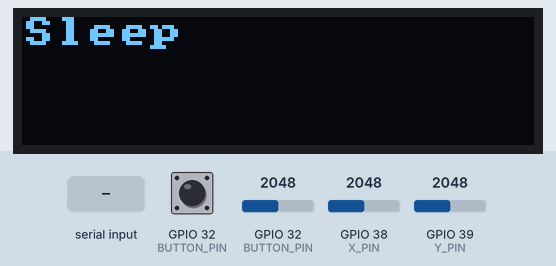
Recording of a sketch running on a simulated ESP32. Parts: 128×32 one-colour display. Inputs (shaded band) come from the test bench; at power-on: GPIO 32 (BUTTON_PIN) HIGH, GPIO 32 (BUTTON_PIN) = 2048, GPIO 38 (X_PIN) = 2048, GPIO 39 (Y_PIN) = 2048. Nothing arrives over Bluetooth unless stated.

Above: at 1.2 s.
1.3 s: "wearable\n" received over the second serial link
At 2.2 s:
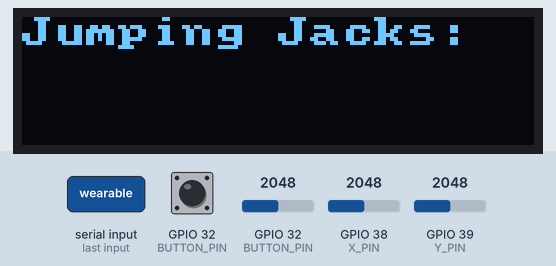
4.3 s: "wearable\n" received over the second serial link
At 6.8 s:
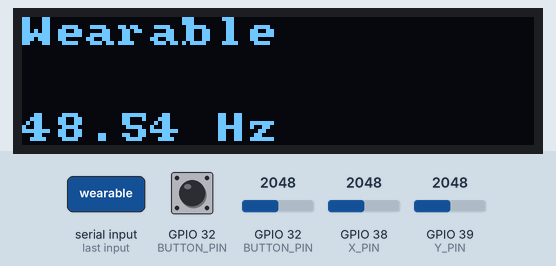
7.3 s: "1\n" received over the second serial link
At 8.5 s:
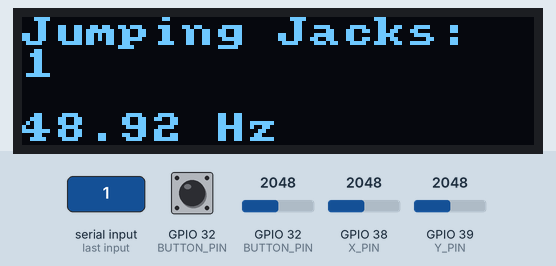
8.8 s: GPIO 32 (BUTTON_PIN) pulled LOW for 0.15 s
At 10.8 s:
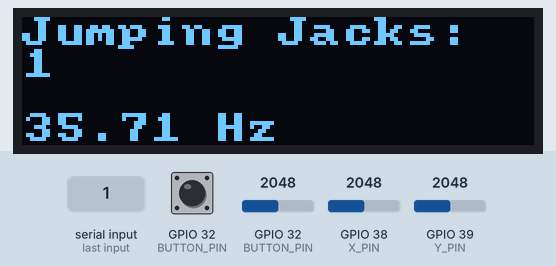
11.7 s: GPIO 32 (BUTTON_PIN) pulled LOW for 1 s
At 13.5 s:
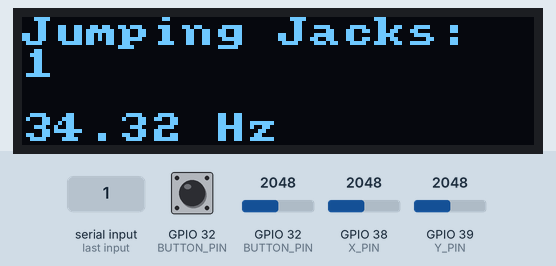
14.6 s: "sleep\n" received over the second serial link
At 15.2 s:
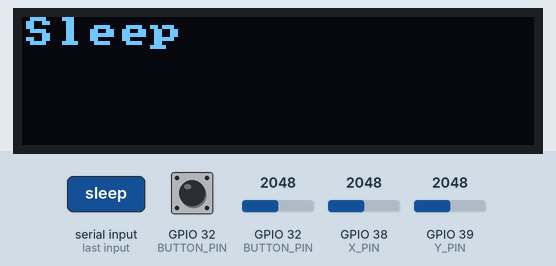
Timing chart, 0 to 17.1 s (numbered marks = the images above; inputs shaded):
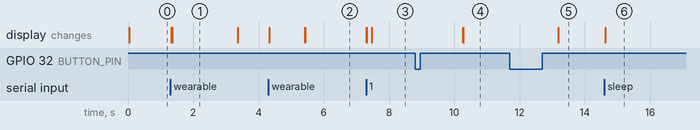

Measured:
- after the input at 1.3 s, the display: first changes at once (image 1 shows a later state)
- after the input at 4.3 s, the display: first changes at once (image 2 shows a later state)
- after the input at 7.3 s, the display: first changes at once (image 3 shows a later state)
- after the input at 8.8 s, the display: first changes after 1.5 s (image 4 shows a later state)
- after the input at 14.6 s, the display: first changes at once (image 6 shows a later state)
- what the display in image 1 shows lasts 2.0 s, from 1.4 s to 3.4 s

The sketch:

Challenge2JumpingJackCounter.ino
```cpp
int sampleTime = 0; // Time of last sample (in Sampling tab)
int ax = 0; int ay = 0; int az = 0; // Acceleration (from readAccelSensor())
bool saving;
int BUTTON_PIN = 32;

#define ARRAYSIZE 512

// Initialize the arrays as data buffers
int sampleTime1[ARRAYSIZE] = {};
int ax1[ARRAYSIZE] = {};
int ay1[ARRAYSIZE] = {};
int az1[ARRAYSIZE] = {};

void setup() {
  setupAccelSensor();
  setupCommunication();
  setupDisplay();
  saving = false;
  writeDisplay("Sleep", 0, true);
  pinMode(BUTTON_PIN, INPUT_PULLUP);
}

String command = "sleep";
String numStep = "0";
bool heldDown = false;
int buttonState;
int L1Norm;

void loop() {
  String command = receiveMessage();
  // Button Check
  buttonState = digitalRead(BUTTON_PIN);

  // If the button is pressed, send the information
  if (buttonState == LOW && heldDown == false) {
    heldDown = true;
    // Sends the information
    for (int i = 0; i < ARRAYSIZE; i++) {
      String response = String(sampleTime1[i]) + ",";
      response += String(ax1[i]) + "," + String(ay1[i]) + "," + String(az1[i]);
      sendMessage(response);
    }
  }
  // Used to make sure that it only sends information when the button is pressed
  // and not when it is held down
  else if (buttonState == HIGH) {
    heldDown = false;
  }

  //  States
  if (command == "sleep") {
    saving = false;
    writeDisplay("Sleep", 0, true);
  }
  else if (command == "wearable") {
    saving = true;
    writeDisplay("Wearable", 0, true);
  }

  // If the MCU is on, it'll check for changes in the counter
  // MCU entered the wearable state
  else if (saving == true) {
    // Only updates display if the number of Jumping Jacks Count changes
    if (numStep != command) {
      String message = String("Jumping Jacks: ,") + command;
      writeDisplayCSV(message, 1);
      numStep = command;
    }
  }

// If the MCU is collecting accelerometer information
  if (saving && sampleSensors()) {
    //  Save data in arrays
    for (int i = 1; i < ARRAYSIZE; i++) {
      sampleTime1[i - 1] = sampleTime1[i];
    }
    sampleTime1[ARRAYSIZE - 1] = sampleTime;

    for (int i = 1; i < ARRAYSIZE; i++) {
      ax1[i - 1] = ax1[i];
    }
    ax1[ARRAYSIZE - 1] = ax;

    for (int i = 1; i < ARRAYSIZE; i++) {
      ay1[i - 1] = ay1[i];
    }
    ay1[ARRAYSIZE - 1] = ay;

    for (int i = 1; i < ARRAYSIZE; i++) {
      az1[i - 1] = az1[i];
    }
    az1[ARRAYSIZE - 1] = az;
  }
}
```

Accelerometer.ino
```cpp
// define constant global variables and map them to their corresponding pins

const int X_PIN = A2;
const int Y_PIN = A3;
const int Z_PIN = A4;

// defining function
void setupAccelSensor(){
  // assigning inputs pins as inputs
  pinMode(X_PIN, INPUT);
  pinMode(Y_PIN, INPUT);
  pinMode(Z_PIN, INPUT);
  }

  // done
// defining new function
  void readAccelSensor(){
    // read from pins and store values inside ax, ay and az
    ax = analogRead(X_PIN);
    ay = analogRead(Y_PIN);
    az = analogRead(Z_PIN);
    }
```

Communication.ino
```cpp
/*
 * Precompiler directive elegance: 0 == Serial, 1 == Bluetooth
 */
#define USE_BT 1

/*
 * This block allows us to use "Ser" throughout our codebase.
 * This makes the code to be protocol-agnostic.
 * Whether using Bluetooth or USB Serial, we will reference it as Ser.
 */
#if USE_BT
  #include "BluetoothSerial.h"
  BluetoothSerial SerialBT;     // instantiate a BT object
  #define Ser SerialBT          // substitute Ser for SerialBT
#else
  #define Ser Serial            // substitute Ser for Serial
#endif

/*
 * Initialize the communication protocol (either HW Serial or BT)
 */
void setupCommunication() {
  #if USE_BT
    Ser.begin("MariaBT"); // any unique name for BT
  #else
    Ser.begin(115200);
  #endif
}


/* Receive a message one character at a time, stopping at a newline ('\n')
 */
String receiveMessage() {
  String message = "";
  if (Ser.available() > 0) {
    while (true) { // loop forever until a newline is seen
      char c = Ser.read();
      if (c != char(-1)) { // if there is a character in the buffer
        if (c == '\n')
          break;
        message += c;
      }
    }
  }
  return message;
}

/*
 * Send a message over the communication protocol
 */
void sendMessage(String message) {
  Ser.println(message);
}
```

Display.ino
```cpp
// OLED Library includes
#include "U8x8lib.h" // include the fast graphics library
#include "Wire.h"    // include the I2C library

/*
 * Instantiate the display object “oled” and reset it using the
 * predefined argument “U8X8_PIN_NONE”
 * NOTE: if you have trouble with this constructor call, your OS
 * might require that you specify the I2C pins (22 and 23) as
 * arguments. If that is the case, you would change the call to this:
 * U8X8_SSD1306_128X32_UNIVISION_HW_I2C oled(U8X8_PIN_NONE, 22, 23);
 */
U8X8_SSD1306_128X32_UNIVISION_HW_I2C oled(U8X8_PIN_NONE);

// Clear the display no more than once per second
const int MAX_REFRESH = 1000;
unsigned long lastClear = 0;
void setupDisplay() {
    oled.begin(); // Initializes u8x8 object
    oled.setPowerSave(0); // Makes sure OLED doesn't go to sleep
    oled.setFont(u8x8_font_amstrad_cpc_extended_r); // Set the font
    oled.setCursor(0, 0); //Sets the cursor at the top left corner
}

void writeDisplay(const char * message, int row, bool erase) {
    unsigned long now = millis();
    //if erase is true and it's been longer than MAX_REFRESH (1s)
    if(erase && (millis() - lastClear >= MAX_REFRESH)) {
        oled.clearDisplay();
        lastClear = now;
    }
    oled.setCursor(0, row);
    oled.print(message);
}


/*
 * A function to write a CSV message on multiple lines on the OLED.
 * The “commaCount” argument says how many commas are in the String.
 * NOTE: The OLED can only display 4 lines (a maximum of 3 commas).
 */
 void writeDisplayCSV(String message, int commaCount) {
     int startIndex = 0;
     for(int i=0; i<=commaCount; i++) {
          // find the index of the comma and store it in startIndex
          int index = message.indexOf(',', startIndex);

          // take everything in the string up until the comma
          String subMessage = message.substring(startIndex, index);

          startIndex = index + 1; // skip over the comma

          // Write the substring onto the OLED!
          writeDisplay(subMessage.c_str(), i, false);
     }
}
```

Sampling.ino
```cpp
int sampleRate = 50;                  // Sensor reading Frequency (Hz)
unsigned long sampleDelay = 1e6/sampleRate; //Time(μs) between samples
unsigned long timeStart = 0;              //Start time timing variable
unsigned long timeEnd = 0;                  //End time timing variable

// define function
bool sampleSensors(){
  // samples the sensors at our defined sample rate
  // reads analog pins everytime a period has passed
  timeEnd = micros();
  if(timeEnd - timeStart >= sampleDelay) {
    displaySampleRate(timeEnd); // displays sampling rate on the OLED
    timeStart = timeEnd;

    // Read the sensors and store their outputs in global variables
    sampleTime = millis();
    readAccelSensor();     // values stored in "ax", "ay", and "az"
    return true;
  }

  return false;

  }

 // done
// define


void displaySampleRate(unsigned long currentTime) {
     int nSamples = 100;
     static int count = 0;
     static unsigned long lastTime = 0;

     count++;
     if(count == nSamples) {
     double avgRate = nSamples * 1e6 / (currentTime - lastTime);
     String message = String(avgRate) + " Hz";
     writeDisplay(message.c_str(), 3, false);

     // reset
    count = 0;
    lastTime = currentTime;
    }
}
```
